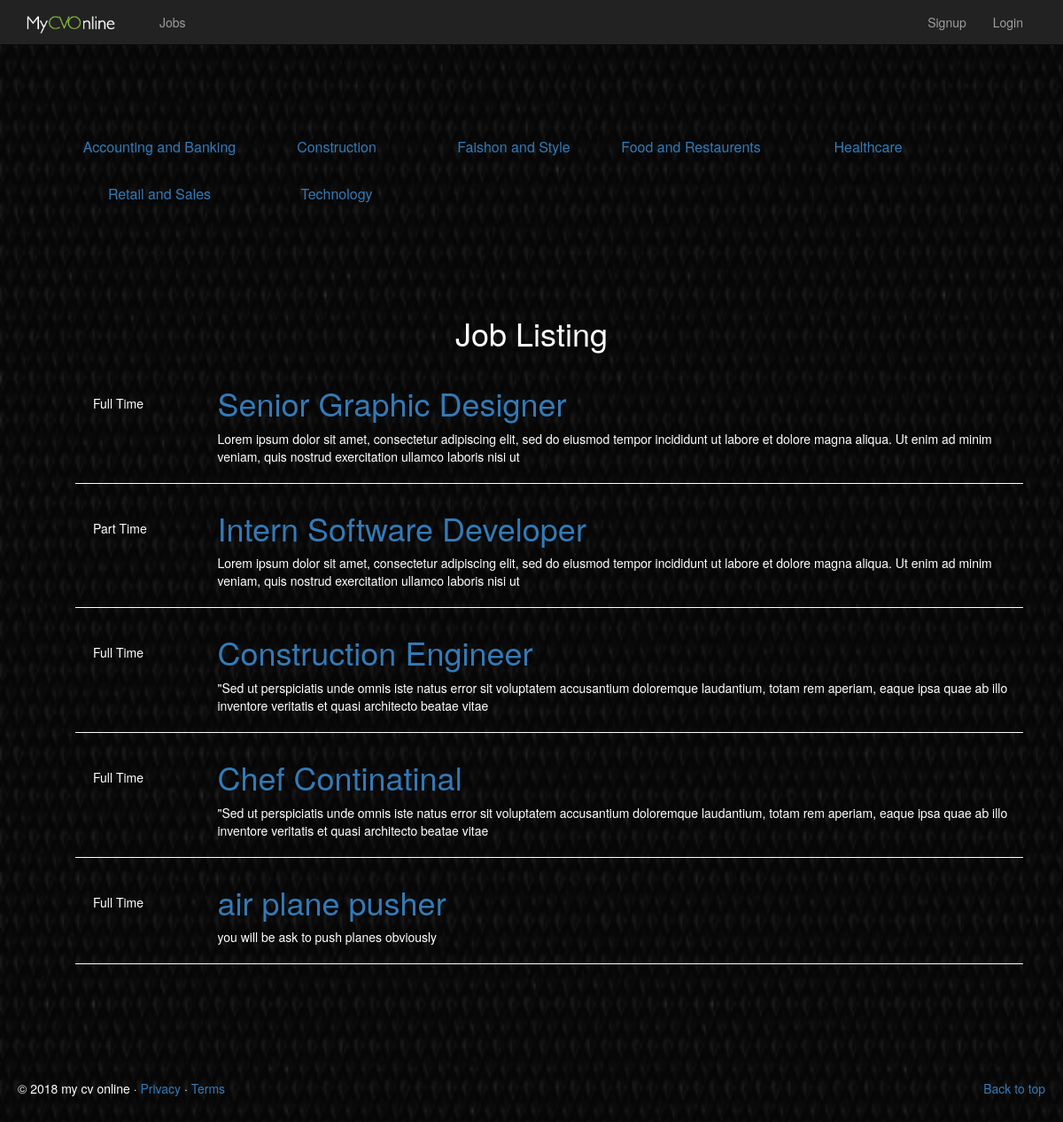
/jobs.php, run on the app's committed database.
### tables this page shows
CREATE TABLE `categories` (
  `id` int(11) NOT NULL,
  `name` varchar(255) NOT NULL
);

CREATE TABLE `jobs` (
  `id` int(11) NOT NULL,
  `title` varchar(255) NOT NULL,
  `description` text NOT NULL,
  `location` varchar(255) NOT NULL,
  `category_id` int(11) NOT NULL,
  `contact_email` varchar(255) NOT NULL,
  `job_type` varchar(255) NOT NULL
);

### lib/Database.php (called while the page is built, shortened)
<?php
class Database{
     public $dbhost = DB_HOST;
     public $dbuser = DB_USER;
     public $dbname = DB_NAME;
     public $dbpass = DB_PASS;
     public $link;
    private function connect()
    {
        $this->link = new mysqli($this->dbhost,$this->dbuser,$this->dbpass,$this->dbname);
    }
    public function select($query){
        $result = $this->link->query($query) or die($this->link->error.__LINE__);
        if ($result->num_rows>0){
            return $result;
        }
        else{
            return false;
        }
    }
}

### helpers/format_helpers.php (called while the page is built)
<?php
function shortText($text, $chars =150){
    $text = $text." ";
    $text = substr($text,0,$chars);
    $text = substr($text,0,strrpos($text,' '));
    return $text;
}

### jobs.php (the view, shortened to what this page needs)
<?php include 'includes/header.php'; ?>
<?php include 'lib/Database.php';?>
<?php include 'helpers/format_helpers.php'; ?>
<?php include 'includes/styles.php'; ?>
<?php
   $db 		= new Database();
   $query 	= "SELECT * FROM categories";
   $result 	= $db->select($query);
   if(isset($_GET['id']))
   	{
		$id = $_GET['id'];
	   	$query2 = "SELECT * FROM jobs WHERE category_id = '$id'";
	   	$result2 = $db->select($query2);
   	}
 	else
	{
		$query2 = "SELECT * FROM jobs";
		$result2 = $db->select($query2);
	}
?>
<?php if($result2): ?>
<div class="container containerMarginTop">
    <div id="category_block" class="col-xs-12 category_block center">
		<ul>
			<?php while($row = $result->fetch_assoc()): ?>
				<li>
					<a href="jobs.php?id=<?php echo $row['id']; ?>">
						<?php echo $row['name']; ?>
					</a>
				</li>
			<?php endwhile; ?>
		</ul>
	</div>
	<div class="col-sm-12">
		<h1 class="center">Job Listing</h1>
			<ul id="listings">
				<?php while ($row = $result2->fetch_assoc()): ?>
					<li>
						<div class="type">
							<span class="green">
								<?php echo $row['job_type']; ?>
							</span>
						</div>
						<div class="description">
							<a href="job.php?id=<?php echo $row['id']; ?>"><h1><?php echo $row['title']; ?></h1></a>
							<p>
								<?php echo shortText($row['description'],200); ?>
							</p>
						</div>
					</li>
				<?php endwhile;  ?>
			</ul>
	</div>
</div>
<?php endif; ?>
<?php include 'includes/footer.php'; ?>

### includes/header.php (shortened to what this page needs)
<!DOCTYPE html>
<html>
<head>
	<link rel="stylesheet" type="text/css" href="css/style.css">
	<link rel="stylesheet" type="text/css" href="css/bootstrap.css">
</head>
<body>
	<nav class="navbar navbar-inverse navbar-fixed-top">
	  <div class="container">
	    <div class="navbar-header">
	      <li>
					<a class="navbar-brand logo" href="index.php">
						<img class="logo" src="img/logo/myCVOnline_white.png" alt="company logo">
					</a>
				</li>
			</div>
		<div id="navbar" class="navbar-collapse collapse">
	    	<ul class="nav navbar-nav">
					<li><a href="jobs.php">Jobs</a></li>
				</ul>
				<ul class="nav navbar-nav pull-right">
						<?php if(isset($_SESSION['user'])): ?>
					<li><a href="logout.php">Logout</a></li>
						<?php else : ?>
					<li><a href="signup.php">Signup</a></li>
					<li><a href="login.php">Login</a></li>
						<?php endif; ?>
				</ul>
			</div>
		</div>
	</nav>

### includes/styles.php
    <link rel="stylesheet" href="css/main.css">
</head>
              </body>
              </html>

### includes/footer.php (shortened to what this page needs)
<?php include 'includes/styles.php'; ?>
<footer id="footer">
  <p class="pull-right"><a href="#">Back to top</a></p>
  <p>&copy; 2018 my cv online &middot; <a href="#">Privacy</a> &middot; <a href="#">Terms</a></p>
</footer>
</body>
</html>

### css/style.css (style rules this page uses)
body { padding-bottom: 40px; color: #5a5a5a; }
li { list-style: none; }
a { text-decoration-style: none; }
#listings li { overflow: auto; border-bottom: 1px #ffffff solid; padding: 10px 0 10px 0; list-style: none; }
.type { float: left; width: 15%; margin-top: 30px; }
.type span { padding: 10px 20px 10px 20px; color: #ffffff; }
.description { float: right; width: 85%; }
.description a { text-decoration-style: none; text-decoration-color: #ffffff; }
#category_block li { margin:15px auto; width: 200px; float: left; font-size: 16px; padding: 0 10px 0 0; }
#footer { margin-top: 100px; padding:20px; }

### css/main.css (style rules this page uses)
body { padding-top: 40px; padding-bottom: 40px; background-color: #eee; }
.center { text-align: center; }
.navbar { position: fixed; }
.logo { width: 100px; margin-right: 50px; }
.containerMarginTop { margin-top: 100px; }
.category_block { margin-bottom: 90px; }

### includes/header.php (style rules this page uses)
body { background: url(img/bg.jpg); background-size: 100% 100%; color: #ffffff; }
.logo { width: 100px; margin-right: 50px; }

### data on the page
categories: name "Accounting and Banking"
categories: name "Construction"
categories: name "Faishon and Style"
categories: name "Food and Restaurents"
categories: name "Healthcare"
categories: name "Retail and Sales"
categories: name "Technology"
jobs: job_type "Full Time", title "Senior Graphic Designer", description "Lorem ipsum dolor sit amet, consectetur adipiscing elit, sed do eiusmod tempor incididunt ut labore et dolore magna aliqua. Ut enim ad minim veniam, quis nostrud exercitation ullamco laboris nisi ut"
jobs: job_type "Part Time", title "Intern Software Developer", description "Lorem ipsum dolor sit amet, consectetur adipiscing elit, sed do eiusmod tempor incididunt ut labore et dolore magna aliqua. Ut enim ad minim veniam, quis nostrud exercitation ullamco laboris nisi ut"
jobs: job_type "Full Time", title "Construction Engineer", description "\"Sed ut perspiciatis unde omnis iste natus error sit voluptatem accusantium doloremque laudantium, totam rem aperiam, eaque ipsa quae ab illo inventore veritatis et quasi architecto beatae vitae"
jobs: job_type "Full Time", title "Chef Continatinal", description "\"Sed ut perspiciatis unde omnis iste natus error sit voluptatem accusantium doloremque laudantium, totam rem aperiam, eaque ipsa quae ab illo inventore veritatis et quasi architecto beatae vitae"
jobs: job_type "Full Time", title "air plane pusher", description "you will be ask to push planes obviously"
